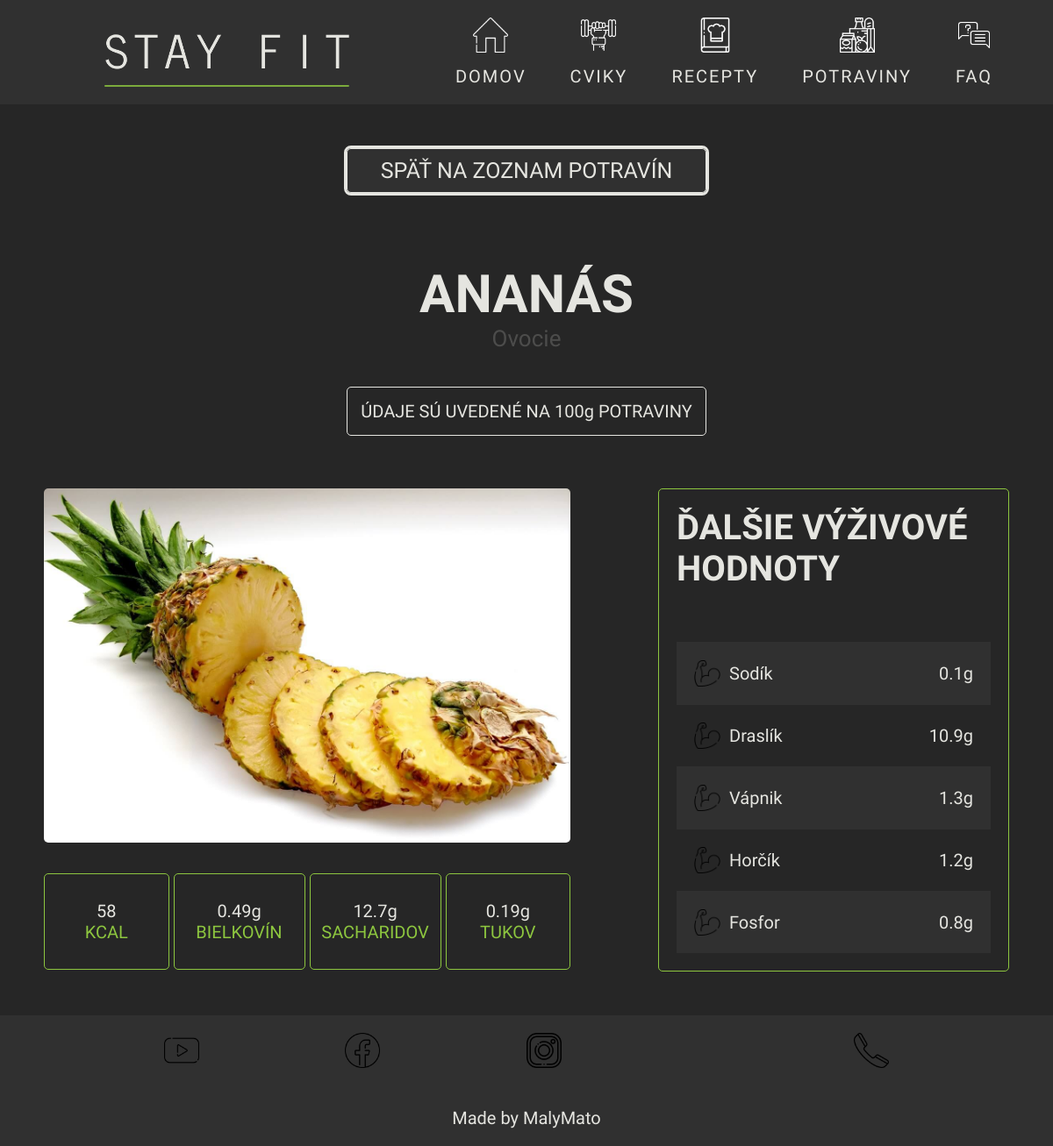
The app's page /potravina.php?id=18 with its own data.
### tables this page shows
CREATE TABLE IF NOT EXISTS `potraviny` (
  `ID` int(11) NOT NULL AUTO_INCREMENT,
  `nazovPotraviny` varchar(50) NOT NULL,
  `IDtyp` int(11) NOT NULL,
  `imagePotravina` text NOT NULL,
  `kalorie` int(11) NOT NULL,
  `bielkoviny` float NOT NULL,
  `sacharidy` float NOT NULL,
  `tuky` float NOT NULL,
  `draslik` float NOT NULL,
  `horcik` float NOT NULL,
  `fosfor` float NOT NULL,
  `vapnik` float NOT NULL,
  `sodik` float NOT NULL,
  PRIMARY KEY (`ID`),
  KEY `IDtyp` (`IDtyp`)
);

CREATE TABLE IF NOT EXISTS `typypotravin` (
  `IDtyp` int(11) NOT NULL AUTO_INCREMENT,
  `typPotraviny` varchar(50) NOT NULL,
  PRIMARY KEY (`IDtyp`)
);

### potravina.php (the view, shortened to what this page needs)
<!DOCTYPE html>
<html lang="en">
<?php
require_once("./php/db.php");
$id = $_GET["id"] ?? null;
$sql = "SELECT * FROM potraviny JOIN typypotravin ON typypotravin.IDtyp = potraviny.IDtyp WHERE ID = $id";
$stmt = $conn->prepare($sql);
$stmt->execute();
$result = $stmt->fetchAll(PDO::FETCH_ASSOC);
foreach ($result as $i) {
  $nazovPotraviny = $i['nazovPotraviny'];
  $typ = $i["typPotraviny"];
  $kalorie = $i["kalorie"];
  $bielkoviny = $i["bielkoviny"];
  $tuky = $i["tuky"];
  $sacharidy = $i["sacharidy"];
  $sodik = $i["sodik"];
  $horcik = $i["horcik"];
  $draslik = $i["draslik"];
  $vapnik = $i["vapnik"];
  $fosfor = $i["fosfor"];
  $image = $i["imagePotravina"];
}
?>
<head>
  <link rel="stylesheet" href="styles/layout.css" />
  <link rel="stylesheet" href="./styles/potravina-header.css" />
  <link rel="stylesheet" href="./styles/potravina.css" />
  <link rel="stylesheet" href="./styles/small-footer.css">
</head>
<body>
  <?php include_once "./components/small-header.php" ?>
  <main class="potravina">
    <div class="content-wrapper">
      <div class="content-header">
        <div class="back-button">
          <a href="vyzivove-hodnoty.php">SPÄŤ NA ZOZNAM POTRAVÍN</a>
        </div>
        <div class="content-start">
          <div class="name">
            <h1><?php echo $nazovPotraviny; ?></h1>
            <span class="type"><?php echo $typ; ?></span>
          </div>
          <div class="reminder">
            <span>ÚDAJE SÚ UVEDENÉ NA 100g POTRAVINY</span>
          </div>
        </div>
      </div>
      <div class="info-wrapper">
        <div class="basic-info">
          <div class="photo">
            <img src="<?php echo $image; ?>" alt="" />
          </div>
          <div class="nutritions-wrapper">
            <ul>
              <li>
                <div class="hodnota"><?php echo $kalorie; ?></div>
                <div>KCAL</div>
              </li>
              <li>
                <div class="hodnota"><?php echo $bielkoviny; ?>g</div>
                <div>BIELKOVÍN</div>
              </li>
              <li>
                <div class="hodnota"><?php echo $sacharidy; ?>g</div>
                <div>SACHARIDOV</div>
              </li>
              <li>
                <div class="hodnota"><?php echo $tuky; ?>g</div>
                <div>TUKOV</div>
              </li>
            </ul>
          </div>
        </div>
        <div class="extended-info">
          <div class="name">
            <h1>ĎALŠIE VÝŽIVOVÉ HODNOTY</h1>
          </div>
          <div class="extended-nutritions-wrapper">
            <ul class="extended-nutritions-list">
              <li class="extended-nutritions-list-item">
                <img src="./media/icons/eshop-cards-dash.png" alt="" class="extended-nutritions-dash" />
                <div class="mineral-wrapper">
                  <div class="mineral">Sodík</div>
                  <div class="value"><?php echo $sodik; ?>g</div>
                </div>
              </li>
              <li class="extended-nutritions-list-item">
                <img src="./media/icons/eshop-cards-dash.png" alt="" class="extended-nutritions-dash" />
                <div class="mineral-wrapper">
                  <div class="mineral">Draslík</div>
                  <div class="value"><?php echo $draslik; ?>g</div>
                </div>
              </li>
              <li class="extended-nutritions-list-item">
                <img src="./media/icons/eshop-cards-dash.png" alt="" class="extended-nutritions-dash" />
                <div class="mineral-wrapper">
                  <div class="mineral">Vápnik</div>
                  <div class="value"><?php echo $vapnik; ?>g</div>
                </div>
              </li>
              <li class="extended-nutritions-list-item">
                <img src="./media/icons/eshop-cards-dash.png" alt="" class="extended-nutritions-dash" />
                <div class="mineral-wrapper">
                  <div class="mineral">Horčík</div>
                  <div class="value"><?php echo $horcik; ?>g</div>
                </div>
              </li>
              <li class="extended-nutritions-list-item">
                <img src="./media/icons/eshop-cards-dash.png" alt="" class="extended-nutritions-dash" />
                <div class="mineral-wrapper">
                  <div class="mineral">Fosfor</div>
                  <div class="value"><?php echo $fosfor; ?>g</div>
                </div>
              </li>
            </ul>
          </div>
        </div>
      </div>
    </div>
  </main>
  <?php require_once "./components/small-footer.php" ?>
</body>
</html>

### styles/layout.css (style rules this page uses)
* { box-sizing: border-box; font-family: "News Cycle", sans-serif; margin: 0; padding: 0; }
body { display: grid; grid-template-rows: auto 1fr auto; font-size: 2rem; font-weight: 500; background-color: #262626; scroll-behavior: smooth; width: 100%; height: 100%; overflow-x: hidden; }
.btn, .back-button, .submit-button { cursor: pointer; outline: solid #e5e5e0; text-transform: uppercase; border-radius: 5px; }
.back-button { text-decoration: none; display: flex; justify-content: center; align-items: center; transition: 0.5s; background-color: #303030; padding: 2rem; gap: 2rem; }
html { font-size: 10px; }
html h1 { font-size: 4rem; }
@media (min-width: 601px) { html { font-size: 7px; } }
@media (min-width: 800px) { html { font-size: 8px; } }
@media (min-width: 1000px) { html { font-size: 9px; } }
@media (min-width: 1200px) { html { font-size: 10px; } }

### records on screen
potraviny: nazovPotraviny "ANANÁS", IDtyp.typPotraviny "Ovocie", imagePotravina (picture), kalorie "58", bielkoviny "0.49", sacharidy "12.7", tuky "0.19", sodik "0.1", draslik "10.9", vapnik "1.3", horcik "1.2", fosfor "0.8"
